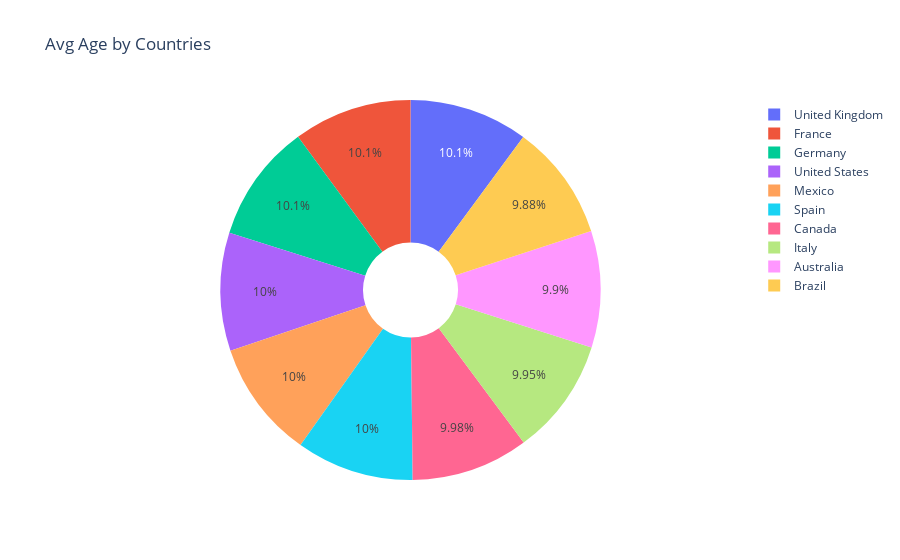

The code cell stored with this chart in its notebook:
### Markdown cell above
pie type

### Code cell
fig = px.pie(country_avg_age, values='Age', names='Country', 
             title='Avg Age by Countries',hole=.25)
fig.show()

### Figure 1 — Plotly figure (JSON) as saved in the notebook; plotly's stock layout.template omitted (floating-point values rounded to 4 significant figures)
{"data": [{"domain": {"x": [0, 1], "y": [0, 1]}, "hole": 0.25, "hovertemplate": "Country=%{label}<br>Age=%{value}<extra></extra>", "labels": ["Australia", "Brazil", "Canada", "France", "Germany", "Italy", "Mexico", "Spain", "United Kingdom", "United States"], "legendgroup": "", "name": "", "showlegend": true, "type": "pie", "values": [38.4, 38.3, 38.7, 39.1, 39, 38.6, 38.8, 38.8, 39.2, 38.9]}], "layout": {"legend": {"tracegroupgap": 0}, "title": {"text": "Avg Age by Countries"}}}
